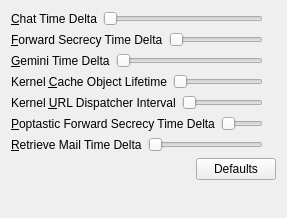
          <widget class="QWidget" name="scrollAreaWidgetContents">
           <property name="geometry">
            <rect>
             <x>0</x>
             <y>0</y>
             <width>287</width>
             <height>218</height>
            </rect>
           </property>
           <layout class="QVBoxLayout" name="verticalLayout_24">
            <item>
             <layout class="QHBoxLayout" name="horizontalLayout_7">
              <item>
               <widget class="QLabel" name="label_6">
                <property name="text">
                 <string>&amp;Chat Time Delta</string>
                </property>
                <property name="buddy">
                 <cstring>chat_time_delta</cstring>
                </property>
               </widget>
              </item>
              <item>
               <widget class="QSlider" name="chat_time_delta">
                <property name="minimum">
                 <number>5</number>
                </property>
                <property name="maximum">
                 <number>600</number>
                </property>
                <property name="orientation">
                 <enum>Qt::Horizontal</enum>
                </property>
               </widget>
              </item>
              <item>
               <widget class="QLabel" name="chat_time_delta_current"/>
              </item>
             </layout>
            </item>
            <item>
             <layout class="QHBoxLayout" name="horizontalLayout_9">
              <item>
               <widget class="QLabel" name="label_8">
                <property name="text">
                 <string>&amp;Forward Secrecy Time Delta</string>
                </property>
                <property name="buddy">
                 <cstring>forward_secrecy_time_delta</cstring>
                </property>
               </widget>
              </item>
              <item>
               <widget class="QSlider" name="forward_secrecy_time_delta">
                <property name="minimum">
                 <number>5</number>
                </property>
                <property name="maximum">
                 <number>600</number>
                </property>
                <property name="orientation">
                 <enum>Qt::Horizontal</enum>
                </property>
               </widget>
              </item>
              <item>
               <widget class="QLabel" name="forward_secrecy_time_delta_current"/>
              </item>
             </layout>
            </item>
            <item>
             <layout class="QHBoxLayout" name="horizontalLayout_8">
              <item>
               <widget class="QLabel" name="label_7">
                <property name="text">
                 <string>&amp;Gemini Time Delta</string>
                </property>
                <property name="buddy">
                 <cstring>gemini_time_delta</cstring>
                </property>
               </widget>
              </item>
              <item>
               <widget class="QSlider" name="gemini_time_delta">
                <property name="minimum">
                 <number>5</number>
                </property>
                <property name="maximum">
                 <number>600</number>
                </property>
                <property name="orientation">
                 <enum>Qt::Horizontal</enum>
                </property>
               </widget>
              </item>
              <item>
               <widget class="QLabel" name="gemini_time_delta_current"/>
              </item>
             </layout>
            </item>
            <item>
             <layout class="QHBoxLayout" name="horizontalLayout_6">
              <item>
               <widget class="QLabel" name="label_5">
                <property name="text">
                 <string>Kernel &amp;Cache Object Lifetime</string>
                </property>
                <property name="buddy">
                 <cstring>kernel_cache_object_lifetime</cstring>
                </property>
               </widget>
              </item>
              <item>
               <widget class="QSlider" name="kernel_cache_object_lifetime">
                <property name="minimum">
                 <number>5</number>
                </property>
                <property name="maximum">
                 <number>600</number>
                </property>
                <property name="orientation">
                 <enum>Qt::Horizontal</enum>
                </property>
               </widget>
              </item>
              <item>
               <widget class="QLabel" name="kernel_cache_object_lifetime_current"/>
              </item>
             </layout>
            </item>
            <item>
             <layout class="QHBoxLayout" name="horizontalLayout_14">
              <item>
               <widget class="QLabel" name="label_14">
                <property name="text">
                 <string>Kernel &amp;URL Dispatcher Interval</string>
                </property>
                <property name="buddy">
                 <cstring>kernel_url_dispatcher</cstring>
                </property>
               </widget>
              </item>
              <item>
               <widget class="QSlider" name="kernel_url_dispatcher">
                <property name="minimum">
                 <number>45</number>
                </property>
                <property name="maximum">
                 <number>600</number>
                </property>
                <property name="orientation">
                 <enum>Qt::Horizontal</enum>
                </property>
               </widget>
              </item>
              <item>
               <widget class="QLabel" name="kernel_url_dispatcher_current"/>
              </item>
             </layout>
            </item>
            <item>
             <layout class="QHBoxLayout" name="horizontalLayout_12">
              <item>
               <widget class="QLabel" name="label_11">
                <property name="text">
                 <string>&amp;Poptastic Forward Secrecy Time Delta</string>
                </property>
                <property name="buddy">
                 <cstring>poptastic_forward_secrecy_time_delta</cstring>
                </property>
               </widget>
              </item>
              <item>
               <widget class="QSlider" name="poptastic_forward_secrecy_time_delta">
                <property name="minimum">
                 <number>5</number>
                </property>
                <property name="maximum">
                 <number>600</number>
                </property>
                <property name="orientation">
                 <enum>Qt::Horizontal</enum>
                </property>
               </widget>
              </item>
              <item>
               <widget class="QLabel" name="poptastic_forward_secrecy_time_delta_current"/>
              </item>
             </layout>
            </item>
            <item>
             <layout class="QHBoxLayout" name="horizontalLayout_11">
              <item>
               <widget class="QLabel" name="label_10">
                <property name="text">
                 <string>&amp;Retrieve Mail Time Delta</string>
                </property>
                <property name="buddy">
                 <cstring>retrieve_mail_time_delta</cstring>
                </property>
               </widget>
              </item>
              <item>
               <widget class="QSlider" name="retrieve_mail_time_delta">
                <property name="minimum">
                 <number>5</number>
                </property>
                <property name="maximum">
                 <number>600</number>
                </property>
                <property name="orientation">
                 <enum>Qt::Horizontal</enum>
                </property>
               </widget>
              </item>
              <item>
               <widget class="QLabel" name="retrieve_mail_time_delta_current"/>
              </item>
             </layout>
            </item>
            <item>
             <layout class="QHBoxLayout" name="horizontalLayout_13">
              <item>
               <spacer name="horizontalSpacer_7">
                <property name="orientation">
                 <enum>Qt::Horizontal</enum>
                </property>
                <property name="sizeHint" stdset="0">
                 <size>
                  <width>40</width>
                  <height>20</height>
                 </size>
                </property>
               </spacer>
              </item>
              <item>
               <widget class="QPushButton" name="defaults">
                <property name="text">
                 <string>Defaults</string>
                </property>
               </widget>
              </item>
             </layout>
            </item>
            <item>
             <spacer name="verticalSpacer_3">
              <property name="orientation">
               <enum>Qt::Vertical</enum>
              </property>
              <property name="sizeHint" stdset="0">
               <size>
                <width>20</width>
                <height>40</height>
               </size>
              </property>
             </spacer>
            </item>
           </layout>
          </widget>
